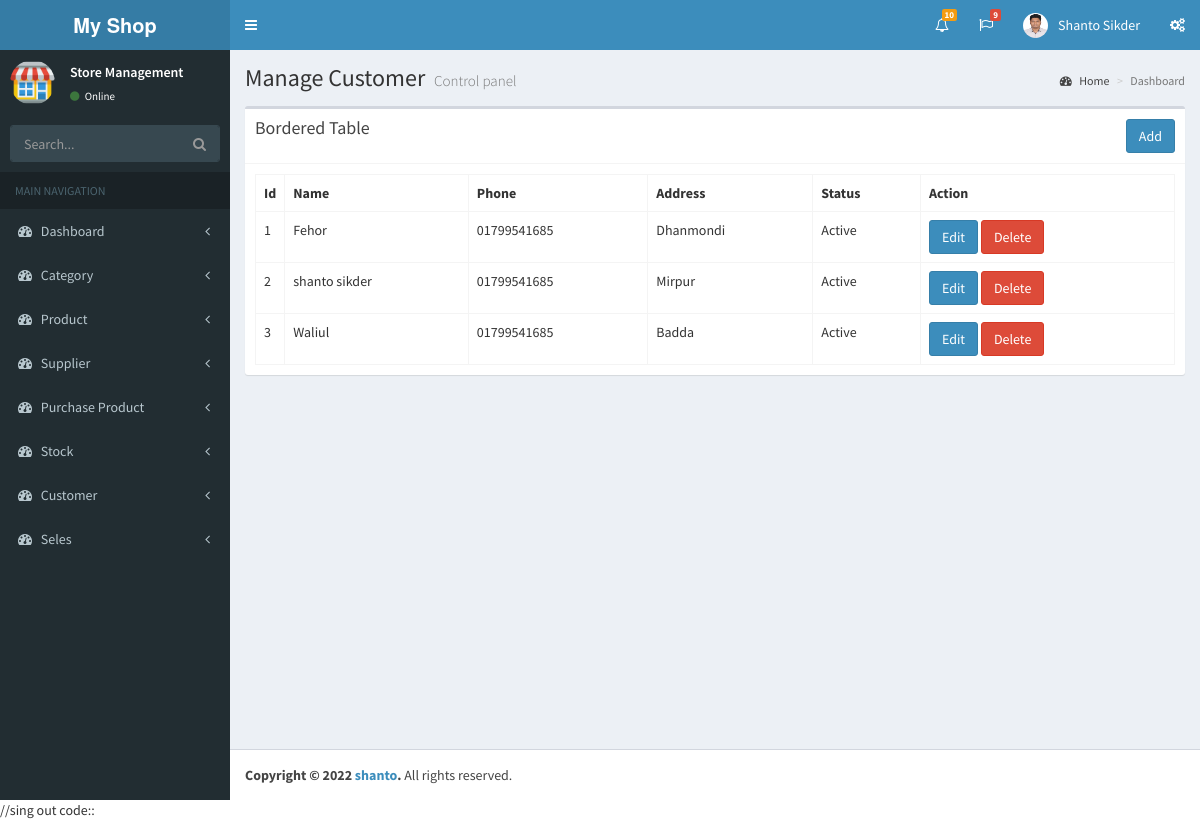
Page /manage_customer.php (signed in) on the committed database.
### tables this page shows
CREATE TABLE `customar` (
  `id` int(11) NOT NULL,
  `name` varchar(20) NOT NULL,
  `status` tinyint(4) NOT NULL,
  `address` varchar(50) NOT NULL,
  `phone` varchar(15) NOT NULL
);

### manage_customer.php (the view, shortened to what this page needs)
<?php
include('php/db_config.php');
$sql= "SELECT * FROM customar";
 $data=$db->query($sql);
include('layout/header.php') ?>
  <?php include('layout/sideber.php') ?>
  <div class="content-wrapper">
    <section class="content-header">
      <h1>
        Manage Customer
        <small>Control panel</small>
      </h1>
      <ol class="breadcrumb">
        <li><a href="#"><i class="fa fa-dashboard"></i> Home</a></li>
        <li class="active">Dashboard</li>
      </ol>
    </section>
    <section class="content">
      <div class="row">
        <div class="col-md-12">
          <div class="box">
            <div class="box-header with-border">
              <h3 class="box-title">Bordered Table</h3>
              <a class="btn btn-primary pull-right"href="customer_add.php">Add</a>
            </div>
            <div class="box-body">
              <table class="table table-bordered">
                <tr>
                  <th style="width: 10px">Id</th>
                  <th>Name</th>
                  <th>Phone</th>
                  <th>Address</th>
                  <th>Status</th>
                  <th>Action</th>
                </tr>
                <?php
                while($row = $data->fetch_object()){
                ?>
                <tr>
                  <td><?php echo $row->id; ?></td>
                  <td><?php echo $row->name; ?></td>
                  <td><?php echo $row->phone; ?></td>
                  <td><?php echo $row->address; ?></td>
                  <td>
                  <?php
                  if($row->status==1){
                    echo "Active";
                  }else {
                    echo "Inactive";
                  }
                   ?>
                  </td>
                  <td>
                    <a class="btn btn-primary"href="customer_edit.php?id=<?php echo $row->id; ?>">Edit</a>
                    <a class="btn btn-danger"href="customer_delete.php?id=<?php echo $row->id; ?>">Delete</a>
                  </td>
                </tr>
                <?php
                }
                ?>
              </table>
            </div>
          </div>
        </div>
      </div>
    </section>
  </div>
 <?php include('layout/footer.php'); ?>

### rows in the picture
customar: id "1", name "Fehor", phone "01799541685", address "Dhanmondi", status "Active"
customar: id "2", name "shanto sikder", phone "01799541685", address "Mirpur", status "Active"
customar: id "3", name "Waliul", phone "01799541685", address "Badda", status "Active"
